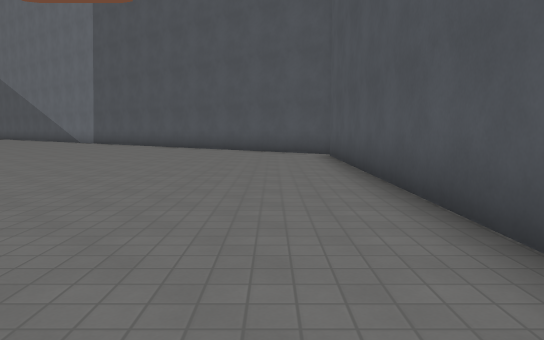
view 1 (above)

16 first-person views from a walk through a 3-D level made in the Godot game engine. The camera is 1.4 m above the floor, tilts 6° down and sees 70° across. The floor is counted in squares, 2 m on a side. Each view is taken from the middle of a square. On the plan, view 1 faces up. The plan holds only what a view shows up to about 11 squares ahead; the rest is blank. The place goes on beyond the plan. Some surface patterns are stand-ins.

view 2
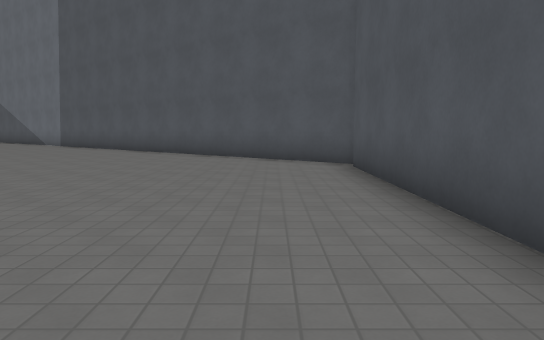

view 3
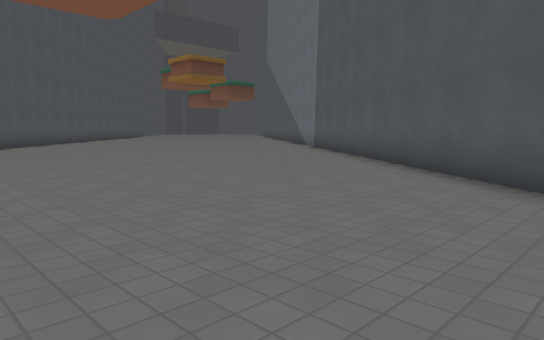

view 4
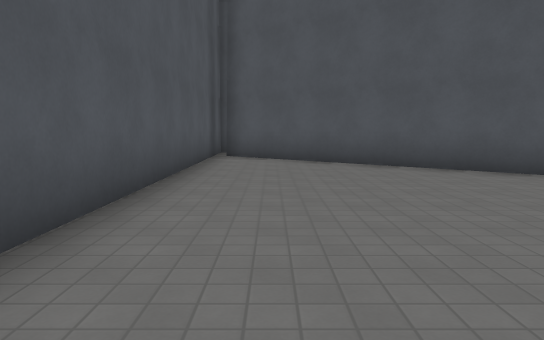

view 5
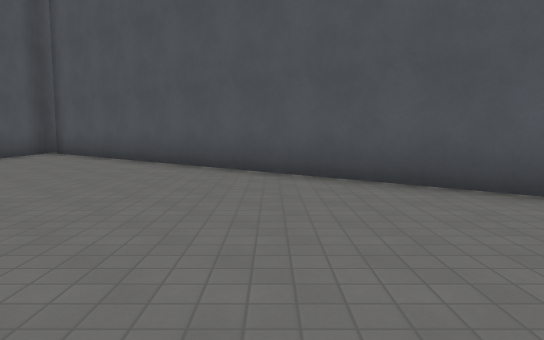

view 6
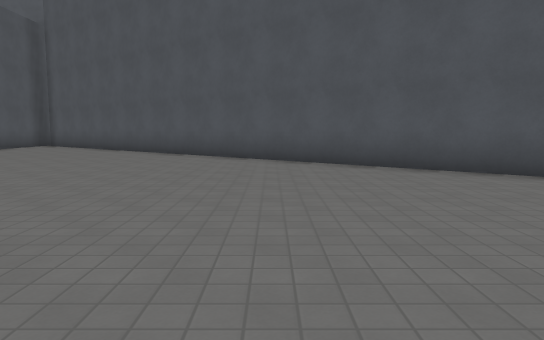

view 7
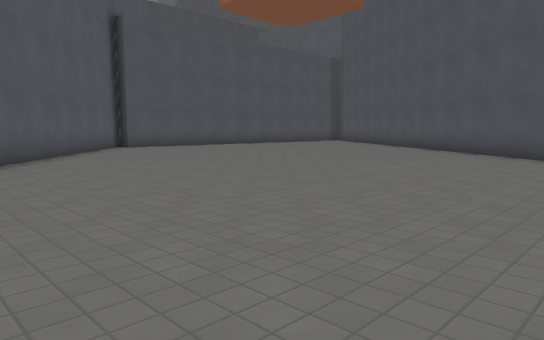

view 8
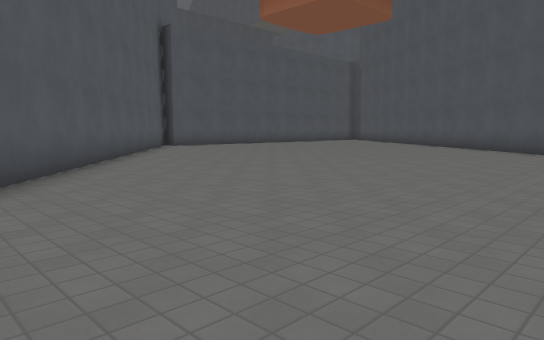

view 9
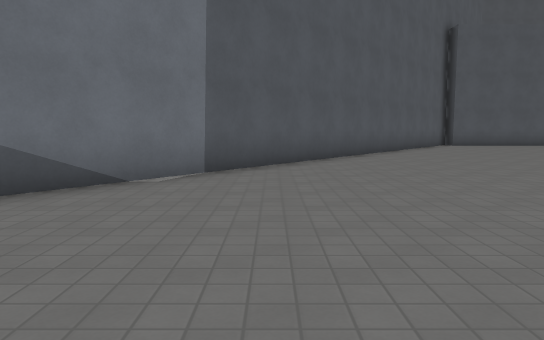

view 10
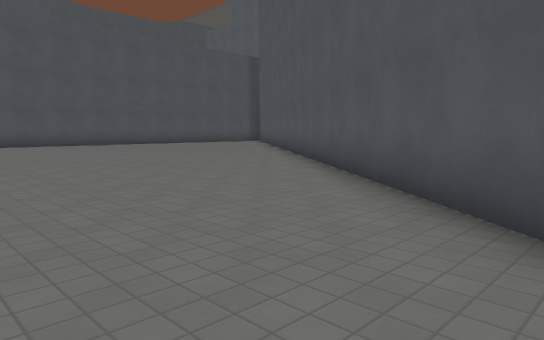

view 11
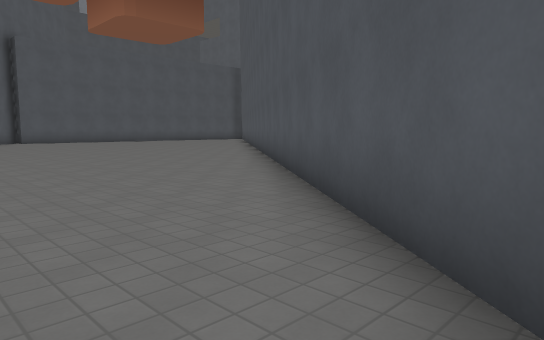

view 12
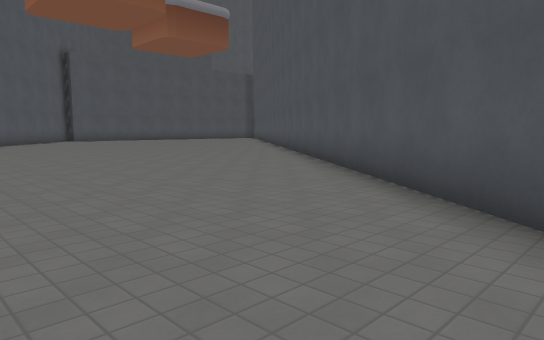

view 13
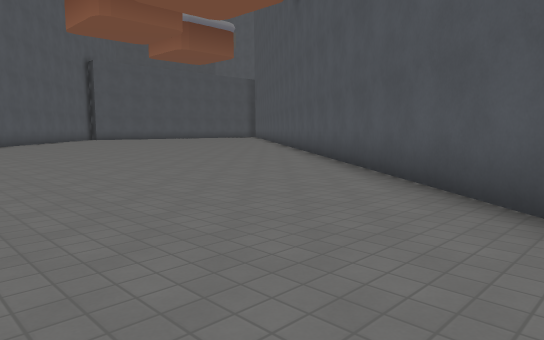

view 14
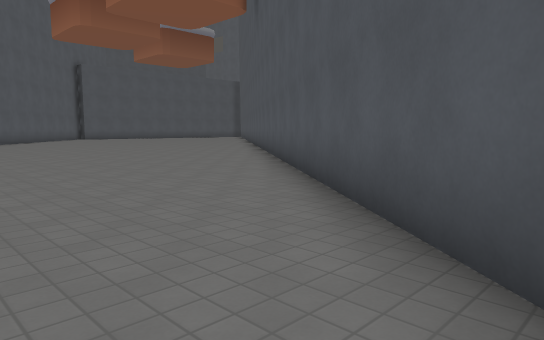

view 15
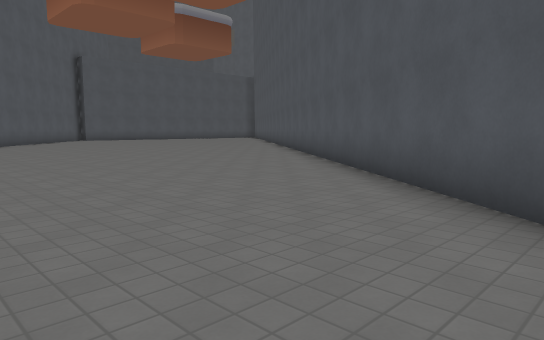

view 16
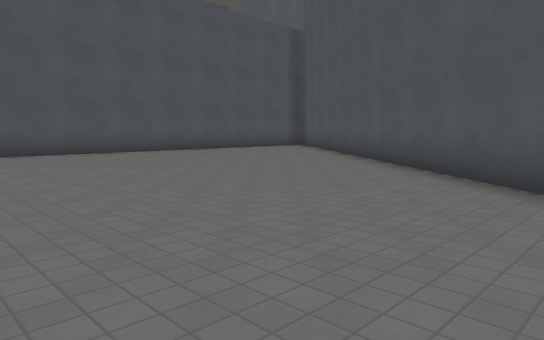

### Floor plan
Points are (right, up) in squares from view 1. A wall is a line through its corners. A room is listed if a view was taken in it or the views show most of it. See-through windows are left out.
Room 1 (views 1, 2, 3, 4, 5, 6, 7, 8, 9, 10, 11, 12, 13, 14, 15, 16)
walls: (1.7, 10.8) (-10.5, 20.5); (-25.7, 18.2) (1.2, -3.2); (1.5, -3.5) (1.5, 10.4)

Positions as (right, up) in squares from view 1, and headings:
1: (0, 0), facing up
2: (0, 3), facing up
3: (1, 7), facing up-left
4: (0, 7), facing down
5: (-5, 8), facing down
6: (-8, 13), facing down
7: (-13, 17), facing down-right
8: (-13, 19), facing down-right
9: (-15, 18), facing right
10: (-16, 13), facing down-right
11: (-20, 15), facing down-right
12: (-22, 18), facing down-right
13: (-24, 20), facing down-right
14: (-26, 20), facing down-right
15: (-23, 19), facing down-right
16: (-10, 10), facing down-right
